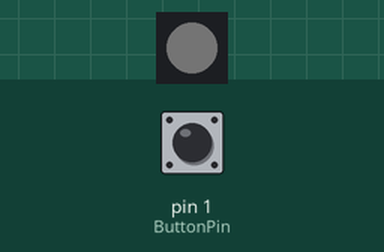
The sketch below on a simulated Arduino Uno, built with avr-gcc and run on an emulated ATmega328P. Shown: 1 RGB LEDs in strip order, left to right. Inputs (shaded band) come from the test bench; at power-on: pin 1 (ButtonPin) HIGH. Dim RGB values are drawn brighter than linear.

Above: at 1.2 s.
1.3 s: pin 1 (ButtonPin) pulled LOW for 0.15 s
At 1.4 s:
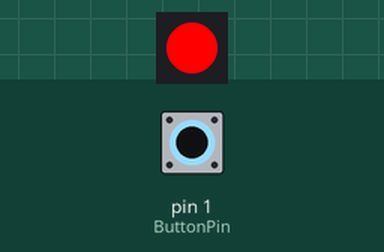
At 1.8 s:
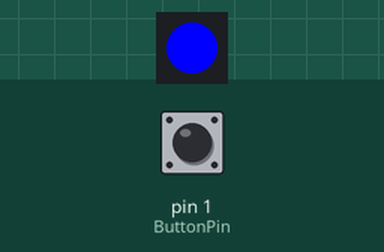
3.4 s: pin 1 (ButtonPin) pulled LOW for 3.2 s
At 3.7 s:
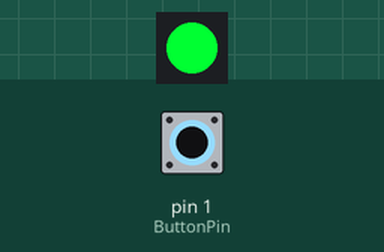
Timing chart, 0 to 8.5 s (numbered marks = the images above; inputs shaded):
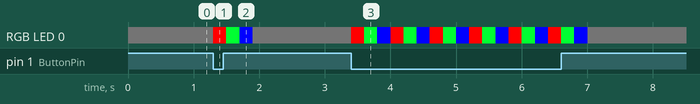

The sketch:

Pushbutton_with_NeoPixel.ino
```cpp
/*
 * Pushbutton_with_NeoPixel.ino
 *
 * https://www.browndoggadgets.com/
 *
 * Note: You will need to install the NeoPixel library by Adafruit
 *
 */


// use the NeoPixel library in the sketch
#include <Adafruit_NeoPixel.h>

// set pin to send the signal to the NeoPixel
#define PIN 9

// set variable name for a digital input pin
int ButtonPin = 1;

// set how many NeoPixel modules we will use
#define NUM_LEDS 1

// set variable to hold number of NeoPixel modules
int numberOfPixels = NUM_LEDS;

// set delay time in milliseconds between cycle
int timeBetween = 200;

// create the NeoPixel object
Adafruit_NeoPixel strip = Adafruit_NeoPixel(NUM_LEDS, PIN, NEO_GRB + NEO_KHZ800);


// the setup runs once at the beginning of the sketch
void setup() {

  // the ButtonPin is set to function as an input with a special built-in pull-up resistor
  pinMode(ButtonPin, INPUT_PULLUP);

  // prepare the NeoPixel(s) to receive data
  strip.begin();

  // set the NeoPixels to show
  strip.show();

}


// the loop runs forever after the setup is complete
void loop() {

  // check if the button is pressed
  if (digitalRead(ButtonPin) == LOW) {

    // we loop through each of the connected NeoPixel modules
    for (int i = 0; i < numberOfPixels; i++) {

      strip.setPixelColor(i, 255, 0, 0);
      strip.show();
      delay(timeBetween);
      strip.clear();
      strip.setPixelColor(i, 0, 255, 50);
      strip.show();
      delay(timeBetween);
      strip.clear();
      strip.setPixelColor(i, 0, 0, 255);
      strip.show();
      delay(timeBetween);
      strip.clear();

    }


  }
  // this happens if the button is not pressed
  else {

    // we loop through each of the connected NeoPixel modules
    for (int i = 0; i < numberOfPixels; i++) {

      strip.setPixelColor(0, 1, 1, 1);
      strip.show();
      strip.clear();

    }

  }

}
```

Measured:
- after the input at 1.3 s, RGB LED 0: RGB(1, 1, 1) → RGB(255, 0, 0) at once, → RGB(0, 255, 50) 0.20 s later, → RGB(0, 0, 255) 0.20 s later, → RGB(1, 1, 1) 0.20 s later
- after the input at 3.4 s, RGB LED 0: RGB(1, 1, 1) → RGB(255, 0, 0) at once, then repeats every 0.60 s: RGB(0, 255, 50) 0.20 s, RGB(0, 0, 255) 0.20 s, RGB(255, 0, 0) 0.20 s, until it stays RGB(1, 1, 1) from 7.0 s
